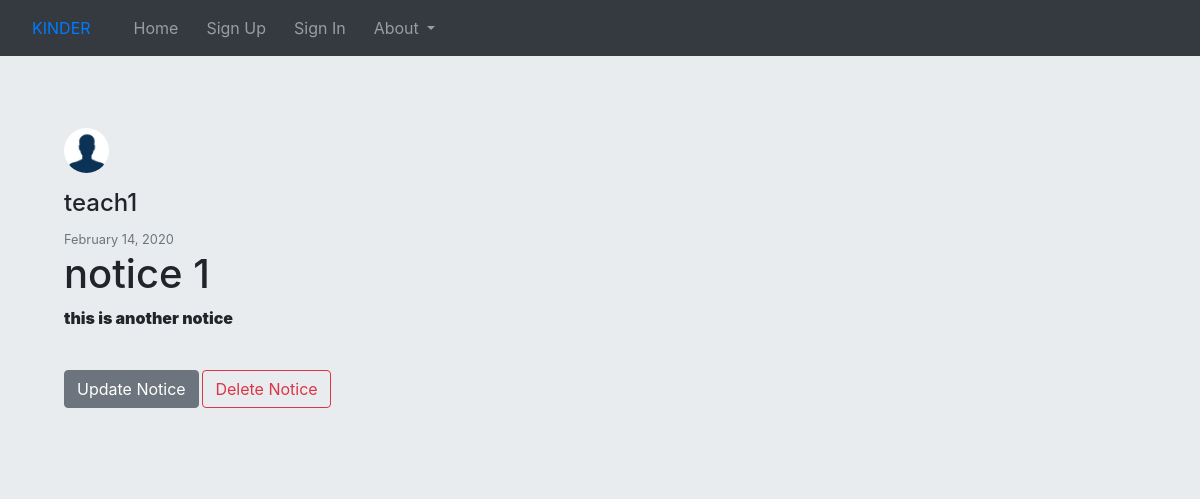
/home/notice/12/, run on the app's committed database.
### second/models.py (models this page shows, shortened)
class Notice(models.Model):
    title = models.CharField(max_length=200)
    content = models.TextField()
    date_posted = models.DateTimeField(default=timezone.now)
    author = models.ForeignKey(User, on_delete=models.CASCADE)

class Profile(models.Model):
    user = models.OneToOneField(User, on_delete=models.CASCADE)
    image = models.ImageField(default='default.jpg', upload_to='profile_pics')

### second/views.py (the view)
# urls.py: path('notice/<int:pk>/', NoticeDetailView.as_view(), name='notice-detail'),
class NoticeDetailView(DetailView):
    model = Notice
    template_name = 'notice_detail.html'

### second/templates/notice_detail.html
{% extends "base1.html" %}
{% block base2 %}
<body class="jumbotron">
<div class="jumbotron">
    <b><p style="font-size:25px;"><img class="rounded-circle account-img" src="{{ notice.author.profile.image.url }}" height = "45px", width="45px">
    <h4>{{notice.author}}</h4>
    <small class = "text-muted">{{ notice.date_posted|date:"F d, Y"}}</small>
    <h1>{{notice.title}}</h1>
    <p><b>{{notice.content}}</b></p>
    <br>
    {% if user.user_teachers != '' %}
    <a class='btn btn-secondary' name="createpost" href="{% url 'notice-update' object.id %}">Update Notice</a>
    <a class='btn btn-outline-danger' name="createpost" href="{% url 'notice-delete' object.id %}">Delete Notice</a>
    {% endif %}
</div>
</body>
{% endblock %}

### data on the page
Notice: author.profile.image (placeholder picture), author "teach1", date_posted "February 14, 2020", title "notice 1", content "this is another notice"
